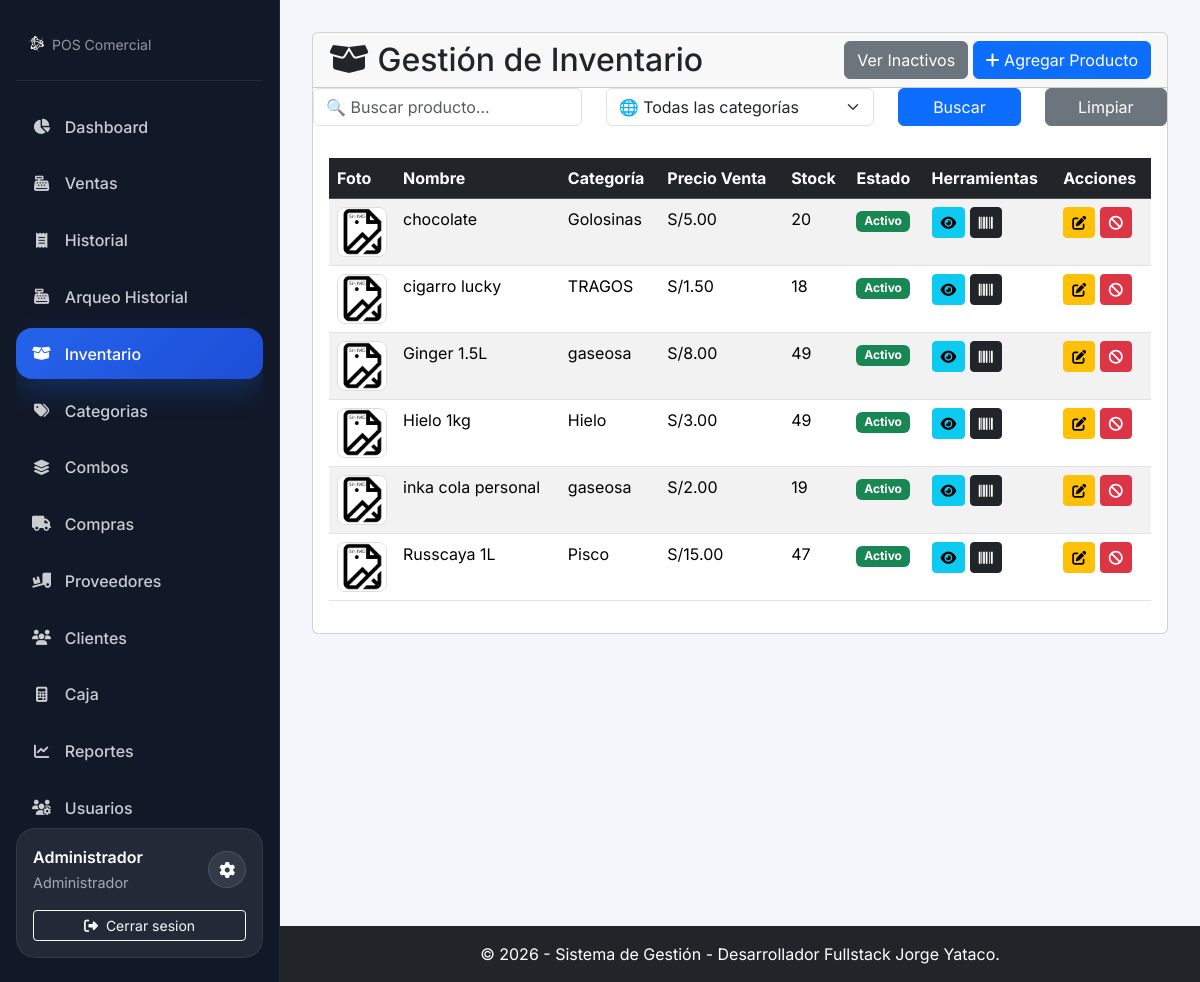
Page /modules/productos/index.php (signed in) on the committed database.
### tables this page shows
CREATE TABLE `productos` (
  `id_producto` int(11) NOT NULL,
  `codigo_barra` varchar(100) DEFAULT NULL,
  `nombre` varchar(255) NOT NULL,
  `descripcion` text DEFAULT NULL,
  `imagen` varchar(255) DEFAULT 'default_producto.png',
  `id_categoria` int(11) DEFAULT NULL,
  `id_proveedor_preferido` int(11) DEFAULT NULL,
  `precio_compra` decimal(10,2) NOT NULL DEFAULT 0.00,
  `precio_venta` decimal(10,2) NOT NULL,
  `precio_venta_local` decimal(10,2) DEFAULT 0.00,
  `stock` int(11) NOT NULL DEFAULT 0,
  `stock_minimo` int(11) NOT NULL DEFAULT 5,
  `activo` tinyint(1) NOT NULL DEFAULT 1 COMMENT '1 = Activo, 0 = Inactivo',
  `fecha_creacion` timestamp NOT NULL DEFAULT current_timestamp(),
  `fecha_actualizacion` timestamp NOT NULL DEFAULT current_timestamp() ON UPDATE current_timestamp()
);

CREATE TABLE `categorias` (
  `id_categoria` int(11) NOT NULL,
  `nombre` varchar(100) NOT NULL,
  `activo` tinyint(1) NOT NULL DEFAULT 1 COMMENT '1 = Activo, 0 = Inactivo'
);

### config/database.php (called while the page is built, shortened)
<?php
function getMoneda() {
    if (isset($_SESSION['moneda_usuario']) && !empty($_SESSION['moneda_usuario'])) {
        return $_SESSION['moneda_usuario'];
    }
    return getConfig('moneda');
}
function usuarioActual(): ?array {
    if (isset($_SESSION['usuario']) && is_array($_SESSION['usuario'])) {
        return $_SESSION['usuario'];
    }
    return null;
}
function usuarioIdRolActual(): ?int {
    $usuario = usuarioActual();
    return isset($usuario['id_rol']) ? (int)$usuario['id_rol'] : null;
}
function usuarioTieneRol(array $roles): bool {
    $idRol = usuarioIdRolActual();
    return $idRol !== null && in_array($idRol, $roles, true);
}
function tienePermiso($permiso) {
    if (isset($_SESSION['permisos']) && in_array($permiso, $_SESSION['permisos'])) {
        return true;
    }
    return false;
}

### modules/ventas/helpers_presentaciones.php (called while the page is built, shortened)
<?php
function tablaProductoPreciosDisponible(mysqli $conexion): bool
{
    static $cache = null;
    try {
        $sql = "SELECT 1
                FROM information_schema.tables
                WHERE table_schema = DATABASE()
                  AND table_name = 'producto_precios'
                LIMIT 1";
        $resultado = $conexion->query($sql);
        $cache = $resultado && $resultado->num_rows > 0;
    } catch (Throwable $e) {
        error_log('No se pudo verificar la tabla producto_precios: ' . $e->getMessage());
        $cache = false;
    }
    return $cache;
}
function obtenerPresentacionesPorProducto(mysqli $conexion, array $productoIds): array
{
    if (!tablaProductoPreciosDisponible($conexion)) {
        return [];
    }
    $productoIds = array_values(array_unique(array_map('intval', $productoIds)));
    $productoIds = array_filter($productoIds, fn($id) => $id > 0);
    $placeholders = implode(',', array_fill(0, count($productoIds), '?'));
    $types = str_repeat('i', count($productoIds));
    $sql = "SELECT id_precio, id_producto, tipo, cantidad, precio
            FROM producto_precios
            WHERE id_producto IN ($placeholders)
            ORDER BY cantidad ASC, id_precio ASC";
    try {
        $stmt = $conexion->prepare($sql);
        $stmt->bind_param($types, ...$productoIds);
        $stmt->execute();
        $resultado = $stmt->get_result();
        $presentaciones = [];
        while ($fila = $resultado->fetch_assoc()) {
            $idProducto = (int)$fila['id_producto'];
            if (!isset($presentaciones[$idProducto])) {
                $presentaciones[$idProducto] = [];
            }
            $presentaciones[$idProducto][] = [
                'id_presentacion' => (int)$fila['id_precio'],
                'tipo' => $fila['tipo'],
                'cantidad' => (int)$fila['cantidad'],
                'precio' => (float)$fila['precio']
            ];
        }
        return $presentaciones;
    } catch (Throwable $e) {
        error_log('Fallo al cargar presentaciones: ' . $e->getMessage());
        return [];
    }
}
function construirPresentacionesProducto(array $producto, array $presentacionesDb = []): array
{
    $presentaciones = [[
        'id_presentacion' => null,
        'tipo' => 'Unidad',
        'cantidad' => 1,
        'precio' => (float)$producto['precio_venta']
    ]];
    foreach ($presentacionesDb as $presentacion) {
        $presentaciones[] = [
            'id_presentacion' => (int)$presentacion['id_presentacion'],
            'tipo' => $presentacion['tipo'],
            'cantidad' => (int)$presentacion['cantidad'],
            'precio' => (float)$presentacion['precio']
        ];
    }
    return $presentaciones;
}
function anexarPresentacionesAProductos(mysqli $conexion, array $productos): array
{
    $productoIds = array_map(fn($producto) => (int)$producto['id_producto'], $productos);
    $presentacionesMap = obtenerPresentacionesPorProducto($conexion, $productoIds);
    foreach ($productos as &$producto) {
        $idProducto = (int)$producto['id_producto'];
        $presentacionesDb = $presentacionesMap[$idProducto] ?? [];
    }
    return $productos;
}

### modules/productos/index.php (the view, shortened to what this page needs)
<?php
require_once __DIR__ . '/../../config/database.php';
require_once __DIR__ . '/../ventas/helpers_presentaciones.php';
require_once __DIR__ . '/../../includes/header.php';
$puedeEditar = usuarioTieneRol([1]) || tienePermiso('productos_editar');
$puedeCrear = usuarioTieneRol([1]) || tienePermiso('productos_crear');
$puedeCambiarEstado = usuarioTieneRol([1, 2]) || tienePermiso('productos_cambiar_estado');
$puedeGestionarInventario = $puedeCrear || $puedeEditar || $puedeCambiarEstado;
$ver_inactivos = isset($_GET['ver']) && $_GET['ver'] == 'inactivos';
$filtro_activo = $ver_inactivos ? 0 : 1;
$where = ["p.activo = ?"];
$params = [$filtro_activo];
$types = "i";
$sql = "SELECT p.*, c.nombre as nombre_categoria
        FROM productos p
        LEFT JOIN categorias c ON p.id_categoria = c.id_categoria";
if (!empty($where)) {
    $sql .= " WHERE " . implode(" AND ", $where);
}
$sql .= " ORDER BY p.nombre ASC";
$stmt = $conexion->prepare($sql);
$stmt->bind_param($types, ...$params);
$stmt->execute();
$resultado = $stmt->get_result();
$productos_listado = [];
while ($fila = $resultado->fetch_assoc()) {
    $productos_listado[] = $fila;
}
$productos_presentaciones = anexarPresentacionesAProductos($conexion, $productos_listado);
$presentaciones_por_producto = [];
foreach ($productos_presentaciones as $producto_presentacion) {
    $presentaciones_por_producto[(int)$producto_presentacion['id_producto']] = array_values(array_filter(
        $producto_presentacion['presentaciones'],
        fn($presentacion) => !empty($presentacion['id_presentacion'])
    ));
}
?>
<div class="card">
    <div class="card-header d-flex justify-content-between align-items-center">
        <h2 class="m-0"><i class="fas fa-box-open"></i> Gestión de Inventario</h2>
        <div>
            <?php if ($ver_inactivos): ?>
                <a href="index.php" class="btn btn-info">Ver Activos</a>
            <?php else: ?>
                <a href="index.php?ver=inactivos" class="btn btn-secondary">Ver Inactivos</a>
            <?php endif; ?>
            <?php if ($puedeCrear): ?>
                <button type="button" class="btn btn-primary" data-bs-toggle="modal" data-bs-target="#productoModal">
                    <i class="fas fa-plus"></i> Agregar Producto
                </button>
            <?php endif; ?>
        </div>
    </div>
    <form method="GET" class="row mb-3">
            <div class="col-md-4">
                <input type="text" name="buscar" class="form-control" placeholder="🔍 Buscar producto..."
                    value="<?php echo $_GET['buscar'] ?? ''; ?>">
            </div>
            <div class="col-md-4">
                <select name="categoria" class="form-select" aria-label="Selecciona categoría">
                    <option value="" disabled selected>🌐 Todas las categorías</option>
                </select>
            </div>
            <div class="col-md-2">
                <button class="btn btn-primary w-100">Buscar</button>
            </div>
            <div class="col-md-2">
                <a href="index.php" class="btn btn-secondary w-100">Limpiar</a>
            </div>
    </form>
    <div class="card-body">
        <div class="table-responsive">
            <table class="table table-striped table-hover">
                <thead class="table-dark">
                    <tr>
                        <th style="width: 60px;">Foto</th>
                        <th>Nombre</th>
                        <th>Categoría</th>
                        <th>Precio Venta</th>
                        <th>Stock</th>
                        <th>Estado</th>
                        <th>Herramientas</th>
                        <?php if ($puedeGestionarInventario): ?>
                            <th>Acciones</th>
                        <?php endif; ?>
                    </tr>
                </thead>
                <tbody>
                    <?php if (count($productos_listado) > 0): ?>
                        <?php foreach($productos_listado as $producto): ?>
                        <tr>
                            <td class="text-center">
                                <?php
                                $foto = !empty($producto['imagen']) ? $producto['imagen'] : 'default_producto.webp';
                                ?>
                                <img src="../../assets/img/productos/<?php echo $foto; ?>"
                                style="width: 50px; height: 50px; object-fit: cover; border-radius: 8px; border: 1px solid #ddd;">
                            </td>
                            <td><?php echo htmlspecialchars($producto['nombre']); ?></td>
                            <td><?php echo htmlspecialchars($producto['nombre_categoria'] ?? 'Sin categoría'); ?></td>
                            <td><?php echo getMoneda(); ?><?php echo number_format($producto['precio_venta'], 2); ?></td>
                            <td><?php echo $producto['stock']; ?></td>
                            <td>
                                <?php if ($producto['activo']): ?>
                                    <span class="badge bg-success">Activo</span>
                                <?php else: ?>
                                    <span class="badge bg-danger">Inactivo</span>
                                <?php endif; ?>
                            </td>
                            <td>
                                <?php if (tienePermiso('productos_ver_detalle')): ?>
                                    <a href="detalle_producto.php?id=<?php echo $producto['id_producto']; ?>" class="btn btn-sm btn-info" title="Ver Kardex">
                                        <i class="fas fa-eye"></i>
                                    </a>
                                <?php endif; ?>
                                <?php
                                $btnColor = (empty($producto['codigo_barra'])) ? 'btn-success' : 'btn-dark';
                                ?>
                                <button type="button" class="btn btn-sm <?php echo $btnColor; ?> barcode-btn"
                                        data-bs-toggle="modal" data-bs-target="#barcodeModal"
                                        data-id="<?php echo $producto['id_producto']; ?>"
                                        data-nombre="<?php echo htmlspecialchars($producto['nombre']); ?>"
                                        data-codigo="<?php echo htmlspecialchars($producto['codigo_barra'] ?? ''); ?>"
                                        title="Generar/Ver Código de Barras">
                                    <i class="fas fa-barcode"></i>
                                </button>
                            </td>
                            <?php if ($puedeGestionarInventario): ?>
                                <td>
                                    <?php if ($puedeEditar): ?>
                                        <button type="button" class="btn btn-sm btn-warning edit-btn"
                                            data-bs-toggle="modal"
                                            data-bs-target="#productoModal"
                                            data-id="<?= $producto['id_producto']; ?>"
                                            data-imagen="<?= htmlspecialchars($foto ?? '', ENT_QUOTES, 'UTF-8'); ?>"
                                            data-codigo="<?= htmlspecialchars($producto['codigo_barra'] ?? '', ENT_QUOTES, 'UTF-8'); ?>"
                                            data-nombre="<?= htmlspecialchars($producto['nombre'] ?? '', ENT_QUOTES, 'UTF-8'); ?>"
                                            data-descripcion="<?= htmlspecialchars($producto['descripcion'] ?? '', ENT_QUOTES, 'UTF-8'); ?>"
                                            data-categoria="<?= $producto['id_categoria'] ?? ''; ?>"
                                            data-precioventa="<?= $producto['precio_venta'] ?? 0; ?>"
                                            data-precioventalocal="<?= $producto['precio_venta_local'] ?? 0; ?>"
                                            data-preciocompra="<?= $producto['precio_compra'] ?? 0; ?>"
                                            data-stock="<?= $producto['stock'] ?? 0; ?>"
                                            data-stockminimo="<?= $producto['stock_minimo'] ?? 0; ?>"
                                            data-presentaciones="<?= htmlspecialchars(
                                                json_encode($presentaciones_por_producto[(int)$producto['id_producto']] ?? []),
                                                ENT_QUOTES,
                                                'UTF-8'
                                            ); ?>"
                                        >
                                            <i class="fas fa-edit"></i>
                                        </button>
                                    <?php endif; ?>
                                    <?php if ($puedeCambiarEstado): ?>
                                        <?php if ($producto['activo']): ?>
                                            <a href="cambiar_estado.php?id=<?php echo $producto['id_producto']; ?>&estado=0" class="btn btn-sm btn-danger" title="Desactivar"><i class="fas fa-ban"></i></a>
                                        <?php else: ?>
                                            <a href="cambiar_estado.php?id=<?php echo $producto['id_producto']; ?>&estado=1" class="btn btn-sm btn-success" title="Activar"><i class="fas fa-check"></i></a>
                                        <?php endif; ?>
                                    <?php endif; ?>
                                </td>
                            <?php endif; ?>
                        </tr>
                        <?php endforeach; ?>
                    <?php else: ?>
                        <tr>
                            <td colspan="<?php echo $puedeGestionarInventario ? 8 : 7; ?>" class="text-center">No hay productos <?php echo $ver_inactivos ? 'inactivos' : 'activos'; ?>.</td>
                        </tr>
                    <?php endif; ?>
                </tbody>
            </table>
        </div>
    </div>
</div>
<?php
require_once __DIR__ . '/../../includes/footer.php';
?>

### rows in the picture
productos: imagen (placeholder picture), nombre "chocolate", id_categoria.nombre "Golosinas", precio_venta "5.00", stock "20", activo "Activo"
productos: imagen (placeholder picture), nombre "cigarro lucky", id_categoria.nombre "TRAGOS", precio_venta "1.50", stock "18", activo "Activo"
productos: imagen (placeholder picture), nombre "Ginger 1.5L", id_categoria.nombre "gaseosa", precio_venta "8.00", stock "49", activo "Activo"
productos: imagen (placeholder picture), nombre "Hielo 1kg", id_categoria.nombre "Hielo", precio_venta "3.00", stock "49", activo "Activo"
productos: imagen (placeholder picture), nombre "inka cola personal", id_categoria.nombre "gaseosa", precio_venta "2.00", stock "19", activo "Activo"
productos: imagen (placeholder picture), nombre "Russcaya 1L", id_categoria.nombre "Pisco", precio_venta "15.00", stock "47", activo "Activo"

### other values in the picture
$item['label'] "Dashboard"
$item['label'] "Ventas"
$item['label'] "Historial"
$item['label'] "Arqueo Historial"
$item['label'] "Inventario"
$item['label'] "Categorias"
$item['label'] "Combos"
$item['label'] "Compras"
$item['label'] "Proveedores"
$item['label'] "Clientes"
$item['label'] "Caja"
$item['label'] "Reportes"
$item['label'] "Usuarios"
$nombreUsuarioSidebar "Administrador"
$rolUsuarioSidebar "Administrador"
